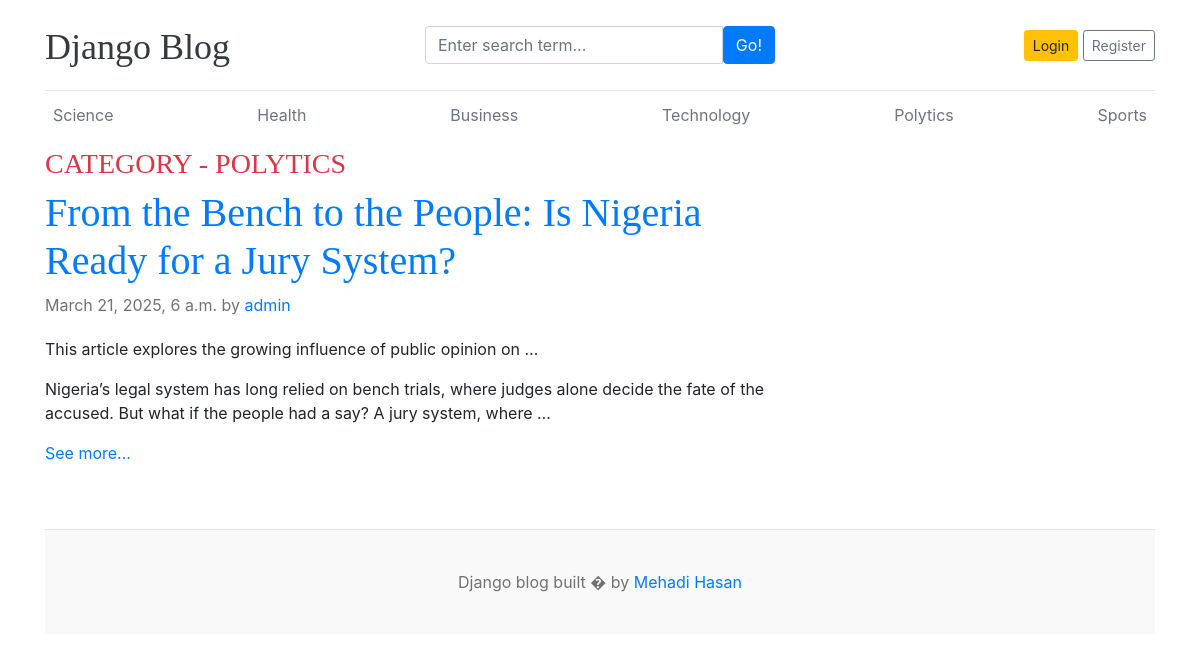
The page /category/5 on the database as committed earlier.
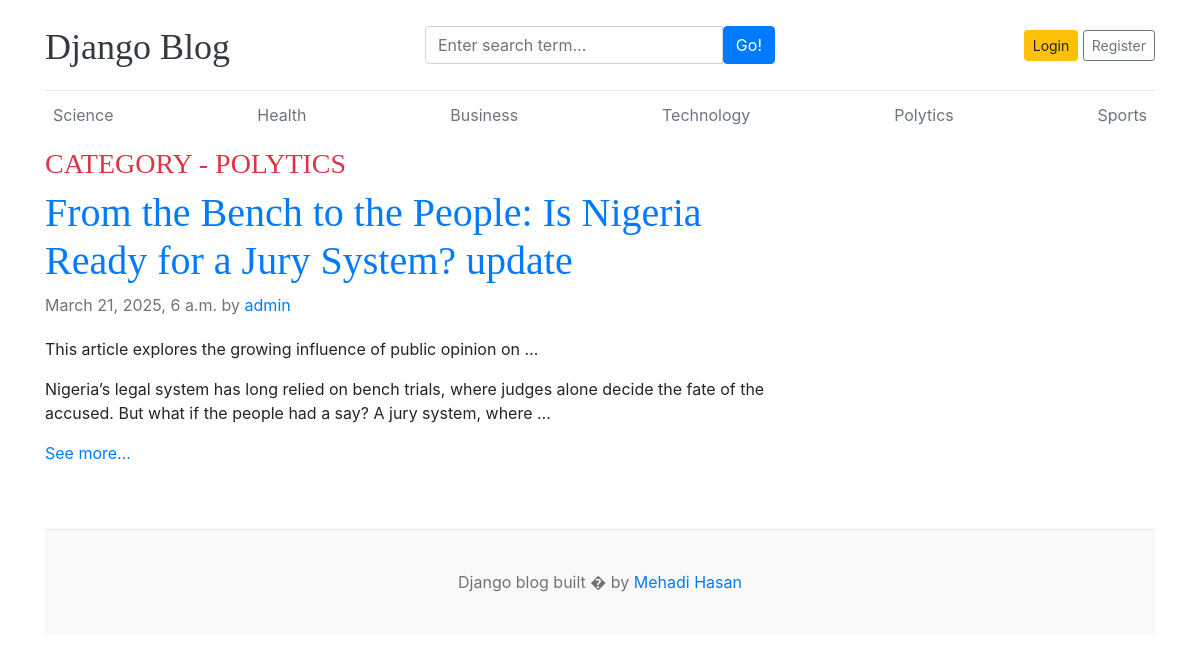
The same page on the database as committed later.
### blog/models.py (models this page shows, shortened)
class Blog(models.Model):
    title = models.CharField(max_length=250,unique=True)
    slug = models.SlugField(unique=True,blank=True)
    category = models.ForeignKey(Category,on_delete=models.CASCADE)
    author = models.ForeignKey(User,on_delete=models.CASCADE)
    blog_image = models.ImageField(upload_to='uploads/%y/%m/%d')
    short_desc = models.TextField(max_length=1000)
    blog_body = models.TextField()
    status = models.CharField(max_length=100,choices=STATUS_CHOICE,default='draft')
    is_featured = models.BooleanField(default=False)
    created_at = models.DateTimeField(auto_now_add=True)
    updated_at = models.DateTimeField(auto_now=True)

### blog/views.py (the view)
# urls.py: path('category/<int:category_id>',views.posts_by_category,name="posts_by_category"),
def posts_by_category(request,category_id):
    posts = models.Blog.objects.filter(status='publish',category=category_id)
    categorys = get_object_or_404(models.Category,pk=category_id)
    contex = {
        'posts':posts,
        'categorys':categorys
    }
    return render(request,'posts_by_category.html',contex)

### blog/context_processors.py (called while the page is built)
def get_categories(request):
    category = models.Category.objects.all()
    return dict(category=category)

### blog/models.py (called while the page is built)
    def __str__(self):
        return self.category_name

### blog/templates/posts_by_category.html
{% extends 'base.html' %}
{% block content %}
      <h3 class="text-uppercase text-danger">Category - {{categorys}}</h3>
      <main role="main" class="container p-0">
        <div class="row">
          <div class="col-md-8 blog-main">
            {% for post in posts%}
            <div class="blog-post">
              <h2 class="blog-post-title"><a href="{% url 'single_blog' post.slug %}">{{post.title}}</a></h2>
              <p class="blog-post-meta">
                {{post.created_at}} by <a href="#">{{post.author}}</a>
              </p>
              <p>
                {{post.short_desc | truncatewords:10 }}
              </p>
              <p>
                {{post.blog_body | truncatewords:30 }}
              </p>
              <a href="{% url "single_blog" post.slug %}">See more...</a>
            </div>
            {% endfor %}
          </div>
        </div>
      </main>
{% endblock %}

Rows that differ between the two databases and show on the page:
changed Blog "admin": title "From the Bench to the People: Is Nigeria Ready for a Jury System?" → "From the Bench to the People: Is Nigeria Ready for a Jury System? update"
